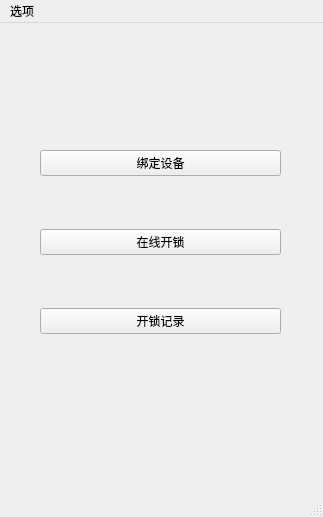
<?xml version="1.0" encoding="UTF-8"?>
<ui version="4.0">
 <class>MainWindow</class>
 <widget class="QMainWindow" name="MainWindow">
  <property name="geometry">
   <rect>
    <x>0</x>
    <y>0</y>
    <width>323</width>
    <height>517</height>
   </rect>
  </property>
  <property name="windowTitle">
   <string>MainWindow</string>
  </property>
  <property name="layoutDirection">
   <enum>Qt::LeftToRight</enum>
  </property>
  <property name="styleSheet">
   <string notr="true">background-image: url(:/res/5213644abff_1280.jpeg);</string>
  </property>
  <widget class="QWidget" name="centralwidget">
   <widget class="QWidget" name="layoutWidget">
    <property name="geometry">
     <rect>
      <x>40</x>
      <y>80</y>
      <width>241</width>
      <height>281</height>
     </rect>
    </property>
    <layout class="QVBoxLayout" name="verticalLayout">
     <item>
      <widget class="QPushButton" name="DeviceBindButton">
       <property name="text">
        <string>绑定设备</string>
       </property>
      </widget>
     </item>
     <item>
      <widget class="QPushButton" name="onlinelockButton">
       <property name="text">
        <string>在线开锁</string>
       </property>
      </widget>
     </item>
     <item>
      <widget class="QPushButton" name="pushButton_3">
       <property name="text">
        <string>开锁记录</string>
       </property>
      </widget>
     </item>
    </layout>
   </widget>
  </widget>
  <widget class="QMenuBar" name="menubar">
   <property name="geometry">
    <rect>
     <x>0</x>
     <y>0</y>
     <width>323</width>
     <height>28</height>
    </rect>
   </property>
   <widget class="QMenu" name="menuanxin">
    <property name="title">
     <string>选项</string>
    </property>
    <addaction name="action"/>
   </widget>
   <addaction name="menuanxin"/>
  </widget>
  <widget class="QStatusBar" name="statusbar"/>
  <action name="action">
   <property name="text">
    <string>帮助</string>
   </property>
  </action>
 </widget>
 <resources/>
 <connections/>
</ui>
